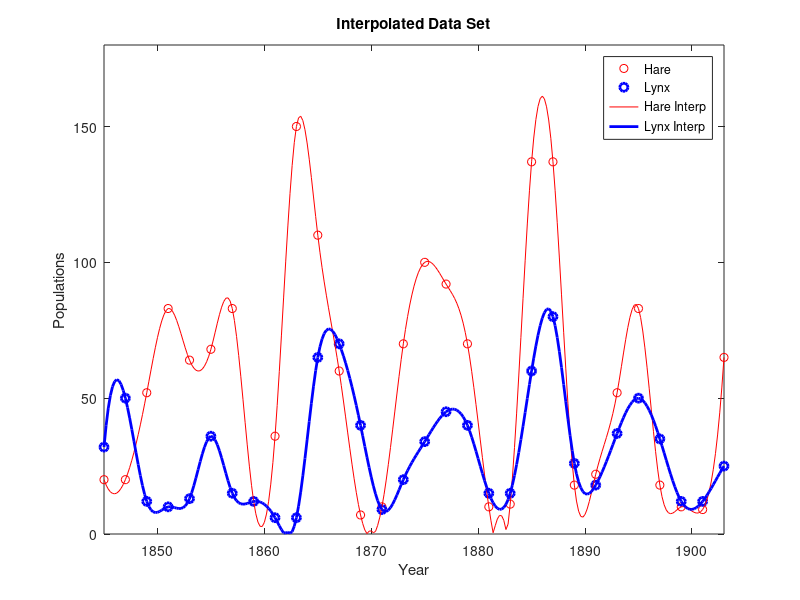
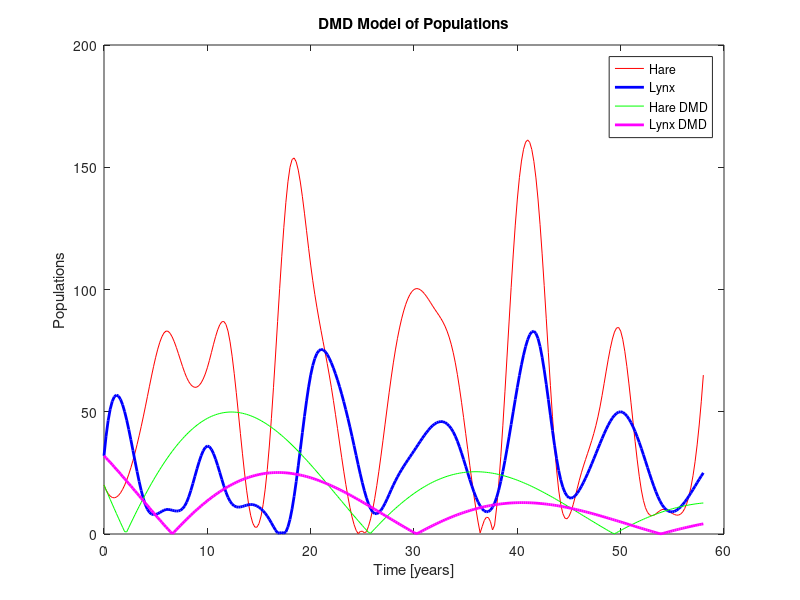
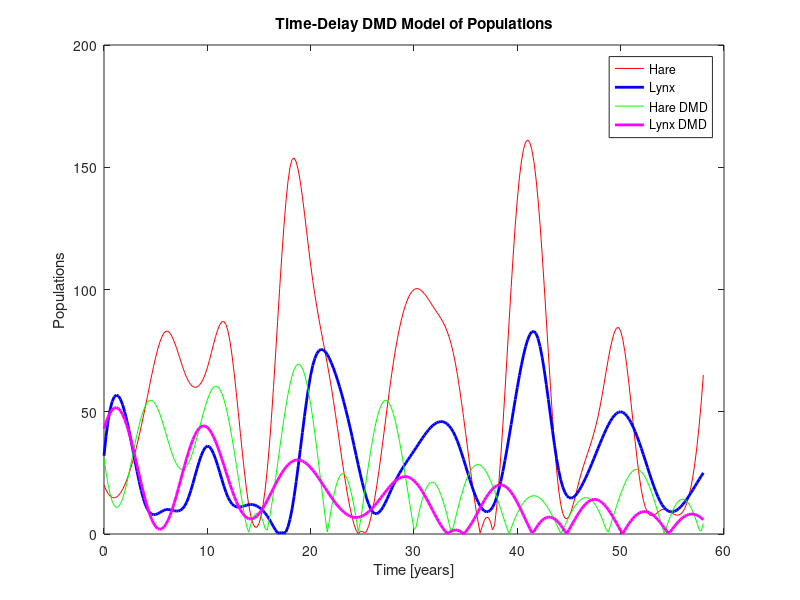

MATLAB code for these plots, in order: (Note: this script raises an error after producing the figures.)
clear all; close all; clc

dt = 2; % time-step (2 years)
Year = 1845:dt:1903; % years (from 1845 to 1903)

% hare & lynx populations
Hare = [20 20 52 83 64 68 83 12 36 150 110 60 7 10 70 ...
    100 92 70 10 11 137 137 18 22 52 83 18 10 9 65];
Lynx = [32 50 12 10 13 36 15 12 6 6 65 70 40 9 20 ...
    34 45 40 15 15 60 80 26 18 37 50 35 12 12 25];

% interpolating the data
dt_new = 0.2; % new time-step
t = 1845:dt_new:1903; % query points for interpolation

x1 = spline(Year,Hare,t); % hare population
x2 = spline(Year,Lynx,t); % lynx population

X = [x1; x2]; % combining the data set into one matrix
t_space = 0:dt_new:t(end)-t(1); % adjusting data to go from 0 to 1903-1845

% plotting the interpolated data set
figure(1)
plot(Year,Hare,'ro',Year,Lynx,'bo','Linewidth',[2]), hold on
plot(t,abs(x1),'r',t,abs(x2),'b','Linewidth',[2])
xlabel('Year'), ylabel('Populations'), axis([1845 1903 0 180])
legend('Hare','Lynx','Hare Interp','Lynx Interp','Location','NorthEast')
title('Interpolated Data Set')

%% Part 1 (DMD Model)

X1 = X(:,1:end-1); % the 1 through n-1 terms
X2 = X(:,2:end); % the 2 through n terms

[U2,Sigma2,V2] = svd(X1,'econ'); % computing the svd of the data

% plotting the svs to find the rank (r = 2)
figure(), plot(diag(Sigma2)/sum(diag(Sigma2)),'ro'), axis([0 2.5 0 1])

% computing eigenvalues
r = 2; % the rank of the svd
U = U2(:,1:r); Sigma = Sigma2(1:r,1:r); V = V2(:,1:r); % truncating (r=2)
Atilde = (U')*X2*V/Sigma;
[W,D] = eig(Atilde);
Phi = X2*V/Sigma*W;

mu = diag(D); % taking the eigenvalues
omega = log(mu)/dt_new;

u0 = X(:,1); % initial conditions
y0 = Phi\u0; % pseudo-inverse of initial conditions

% finding the dmd modes
u_modes = zeros(r,length(t_space));
for iter = 1:length(t_space)
    u_modes(:,iter) =(y0.*exp(omega*t_space(iter)));
end
u_dmd = Phi*u_modes; % computing the dmd

hare_dmd1 = real(u_dmd(1,:)); % hare population dmd
lynx_dmd1 = real(u_dmd(2,:)); % lynx population dmd

% plotting the dmd of the populations versus the original data
figure(2)
plot(t_space,abs(x1),'r',t_space,abs(x2),'b','Linewidth',[2]), hold on
plot(t_space,abs(hare_dmd1),'g',t_space,abs(lynx_dmd1),'m','Linewidth',[2])
xlabel('Time [years]'), ylabel('Populations')
legend('Hare','Lynx','Hare DMD','Lynx DMD','Location','NorthEast')
title('DMD Model of Populations')

%% Part 2 (Time-Delay DMD Model)

embeddings = 25; % number of time-delay embeddings

H = []; % hankel matrix
for i = 1:embeddings
    h = x1(i:end-(embeddings-i)); % row from hare population
    l = x2(i:end-(embeddings-i)); % row from lynx population
    H = [H; h; l]; % storing hare & lynx in 2 rows of the hankel matrix
end

X1 = H(:,1:end-1); % the 1 through n-1 terms
X2 = H(:,2:end); % the 2 through n terms

[U2,Sigma2,V2] = svd(X1,'econ'); % computing svd of hankel matrix

% plotting the svs to find the rank (r = 6)
figure(), plot(diag(Sigma2)/sum(diag(Sigma2)),'ro','Linewidth',[2])
xlabel('Singular Values'), ylabel('Variance'), title('Singular Value Spectrum')

% computing eigenvalues
r = 6; % the rank of the svd
U = U2(:,1:r); Sigma = Sigma2(1:r,1:r); V = V2(:,1:r); % truncating (r=6)
Atilde = (U')*X2*V/Sigma;
[W,D] = eig(Atilde);
Phi = X2*V/Sigma*W;

mu = diag(D); % taking the eigenvalues
omega = log(mu)/dt_new;

u0 = H(:,1); % initial conditions
y0 = Phi\u0; % pseudo-inverse of initial conditions

% finding the dmd modes
u_modes = zeros(r,length(t_space));
for iter = 1:length(t_space)
    u_modes(:,iter) =(y0.*exp(omega*t_space(iter)));
end
u_dmd = Phi*u_modes; % computing the dmd

hare_dmd2 = real(u_dmd(1,:)); % hare population dmd
lynx_dmd2 = real(u_dmd(2,:)); % lynx population dmd

% plotting the dmd of the populations versus the original data
figure(3)
plot(t_space,abs(x1),'r',t_space,abs(x2),'b','Linewidth',[2]), hold on
plot(t_space,abs(hare_dmd2),'g',t_space,abs(lynx_dmd2),'m','Linewidth',[2])
xlabel('Time [years]'), ylabel('Populations')
legend('Hare','Lynx','Hare DMD','Lynx DMD','Location','NorthEast')
title('Time-Delay DMD Model of Populations')

%% Part 3 (Lotka-Volterra)

b = 1; p = 0; r = -0.001; d = 1; % initial guess for LV parameters
[t0,ut] = ode45('rhs_dyn',t_space,X,b,p,r,d); % LV model rhs

x1_lv = ut(:,292:end); % hare population
x2_lv = ut(:,1:291); % lynx population

n = length(t0);
% computing the derivative using central difference
for j = 2:n-1
    x1dot(j-1) = (x1_lv(j+1) - x1_lv(j-1))/(2*dt_new); % hare population
    x2dot(j-1) = (x2_lv(j+1) - x2_lv(j-1))/(2*dt_new); % lynx population
end

% setting data to be the same size as its derivative
x1s = x1_lv(2:n-1); % hare population
x2s = x2_lv(2:n-1); % lynx population

% building library matrix A with x1, x2, & x1*x2
A = [x1s; x2s; x1s.*x2s];

% solving Ax = b using pinv
xi1 = (pinv(A).')*(x1dot.'); % hare population
xi2 = (pinv(A).')*(x2dot.'); % lynx population

% plotting the coefficients from pinv
figure(4)
subplot(2,1,1), bar(xi1) % hare population
xlabel('Functions'), ylabel('Coefficient')
title('Weights for Hare Population (Pinv)')
subplot(2,1,2), bar(xi2) % lynx population
xlabel('Functions'), ylabel('Coefficient')
title('Weights for Lynx Population (Pinv)')

% computing best fit for hare population
hf = xi1(1)*x1 + xi1(2)*x2 + xi1(3)*x1.*x2;

% computing best fit for lynx population
lf = xi2(1)*x1 + xi2(2)*x2 + xi2(3)*x1.*x2;

% plotting the LV model fit versus the original data
figure(5)
plot(t_space,abs(x1),'r',t_space,abs(x2),'b','Linewidth',[2]), hold on
plot(t_space,abs(hf),'g',t_space,abs(lf),'m','Linewidth',[2])
xlabel('Time [years]'), ylabel('Populations')
legend('Hare','Lynx','Hare LV','Lynx LV','Location','NorthEast')
title('Lotka-Volterra Model of Populations (Pinv)')

%% Part 4 (Best Fit Using Lasso & Ridge Regression)

% LASSO

bl = 1; pl = 0; rl = -0.005; dl = 0; % initial guess for lasso parameters
[t0_l,ut_l] = ode45('rhs_dyn',t_space,X,bl,pl,rl,dl); % LV model (lasso)

x1_l = ut_l(:,292:end); % hare population
x2_l = ut_l(:,1:291); % lynx population

n_l = length(t0_l);
% computing the derivative using central difference
for j = 2:n_l-1
    x1dot_l(j-1) = (x1_l(j+1) - x1_l(j-1))/(2*dt_new); % hare population
    x2dot_l(j-1) = (x2_l(j+1) - x2_l(j-1))/(2*dt_new); % lynx population
end

% setting data to be the same size as its derivative
x1s_l = x1_l(2:n_l-1); % hare population
x2s_l = x2_l(2:n_l-1); % lynx population

% building library matrix A
A_l = [x1s_l; x2s_l; x1s_l.^2; x1s_l.*x2s_l; x2s_l.^2; x1s_l.^3; ...
    (x1s_l.^2).*x2s_l; (x2s_l.^2).*x1s_l; x2s_l.^3; sin(x1s_l); ...
    cos(x1s_l); sin(x2s_l); cos(x2s_l); sin(x1s_l).*cos(x2s_l); ...
    cos(x1s_l).*sin(x2s_l)];

% solving Ax = b using lasso method
[xi1_l,~] = lasso(A_l',x1dot_l.','Lambda',0.025); % hare population
[xi2_l,~] = lasso(A_l',x2dot_l.','Lambda',0.025); % lynx population

% plotting the coefficients from lasso
figure(6)
subplot(2,1,1), bar(xi1_l) % hare population
xlabel('Functions'), ylabel('Coefficient')
title('Weights for Hare Population (Lasso)')
subplot(2,1,2), bar(xi2_l) % lynx population
xlabel('Functions'), ylabel('Coefficient')
title('Weights for Lynx Population (Lasso)')

% computing best fit for hare population
hf_l = xi1_l(1)*x1 + xi1_l(2)*x2 + xi1_l(3)*x1.^2 + xi1_l(4)*(x1.*x2) ...
    + xi1_l(5)*x2.^2 + xi1_l(6)*x1.^3 + xi1_l(7)*(x1.^2).*x2 ...
    + xi1_l(8)*(x2.^2).*x1 + xi1_l(9)*x2.^3 + xi1_l(10)*sin(x1) ...
    + xi1_l(11)*cos(x1) + xi1_l(12)*sin(x2) + xi1_l(13)*cos(x2) ...
    + xi1_l(14)*(sin(x1).*cos(x2)) + xi1_l(15)*(cos(x1).*sin(x2));

% computing best fit for lynx population
lf_l = xi2_l(1)*x1 + xi2_l(2)*x2 + xi2_l(3)*x1.^2 + xi2_l(4)*(x1.*x2) ...
    + xi2_l(5)*x2.^2 + xi2_l(6)*x1.^3 + xi2_l(7)*(x1.^2).*x2 ...
    + xi2_l(8)*(x2.^2).*x1 + xi2_l(9)*x2.^3 + xi2_l(10)*sin(x1) ...
    + xi2_l(11)*cos(x1) + xi2_l(12)*sin(x2) + xi2_l(13)*cos(x2) ...
    + xi2_l(14)*(sin(x1).*cos(x2)) + xi2_l(15)*(cos(x1).*sin(x2));

% plotting the LV model fit versus the original data
figure(7)
plot(t_space,abs(x1),'r',t_space,abs(x2),'b','Linewidth',[2]), hold on
plot(t_space,abs(hf_l),'g',t_space,abs(lf_l),'m','Linewidth',[2])
xlabel('Time [years]'), ylabel('Populations')
legend('Hare','Lynx','Hare LV','Lynx LV','Location','NorthEast')
title('Lotka-Volterra Model of Populations (Lasso)')

% RIDGE

br = 1; pr = 0; rr = 0; dr = -0.001; % initial guess for ridge parameters
[t0_r,ut_r] = ode45('rhs_dyn',t_space,X,br,pr,rr,dr); % LV model (ridge)

x1_r = ut_r(:,292:end); % hare population
x2_r = ut_r(:,1:291); % lynx population

n_r = length(t0_l);
% computing the derivative using central difference
for j = 2:n_r-1
    x1dot_r(j-1) = (x1_r(j+1) - x1_r(j-1))/(2*dt_new); % hare population
    x2dot_r(j-1) = (x2_r(j+1) - x2_r(j-1))/(2*dt_new); % lynx population
end

% setting data to be the same size as its derivative
x1s_r = x1_r(2:n_r-1); % hare population
x2s_r = x2_r(2:n_r-1); % lynx population

% building library matrix A
A_r = [x1s_r; x2s_r; x1s_r.^2; x1s_r.*x2s_r; x2s_r.^2; x1s_r.^3; ...
    (x1s_r.^2).*x2s_r; (x2s_r.^2).*x1s_r; x2s_r.^3; sin(x1s_r); ...
    cos(x1s_r); sin(x2s_r); cos(x2s_r); sin(x1s_r).*cos(x2s_r); ...
    cos(x1s_r).*sin(x2s_r)];

% solving Ax = b using ridge method
xi1_r = ridge(x1dot_r.',A_r',0.025); % hare population
xi2_r = ridge(x2dot_r.',A_r',0.025); % lynx population

% plotting the coefficients from ridge
figure(8)
subplot(2,1,1), bar(xi1_r) % hare population
xlabel('Functions'), ylabel('Coefficient')
title('Weights for Hare Population (Ridge)')
subplot(2,1,2), bar(xi2_r) % lynx population
xlabel('Functions'), ylabel('Coefficient')
title('Weights for Lynx Population (Ridge)')

% computing best fit for hare population
hf_r = xi1_r(1)*x1 + xi1_r(2)*x2 + xi1_r(3)*x1.^2 + xi1_r(4)*(x1.*x2) ...
    + xi1_r(5)*x2.^2 + xi1_r(6)*x1.^3 + xi1_r(7)*(x1.^2).*x2 ...
    + xi1_r(8)*(x2.^2).*x1 + xi1_r(9)*x2.^3 + xi1_r(10)*sin(x1) ...
    + xi1_r(11)*cos(x1) + xi1_r(12)*sin(x2) + xi1_r(13)*cos(x2) ...
    + xi1_r(14)*(sin(x1).*cos(x2)) + xi1_r(15)*(cos(x1).*sin(x2));

% computing best fit for lynx population
lf_r = xi2_r(1)*x1 + xi2_r(2)*x2 + xi2_r(3)*x1.^2 + xi2_r(4)*(x1.*x2) ...
    + xi2_r(5)*x2.^2 + xi2_r(6)*x1.^3 + xi2_r(7)*(x1.^2).*x2 ...
    + xi2_r(8)*(x2.^2).*x1 + xi2_r(9)*x2.^3 + xi2_r(10)*sin(x1) ...
    + xi2_r(11)*cos(x1) + xi2_r(12)*sin(x2) + xi2_r(13)*cos(x2) ...
    + xi2_r(14)*(sin(x1).*cos(x2)) + xi2_r(15)*(cos(x1).*sin(x2));

% plotting the LV model fit versus the original data
figure(9)
plot(t_space,abs(x1),'r',t_space,abs(x2),'b','Linewidth',[2]), hold on
plot(t_space,abs(hf_r),'g',t_space,abs(lf_r),'m','Linewidth',[2])
xlabel('Time [years]'), ylabel('Populations')
legend('Hare','Lynx','Hare LV','Lynx LV','Location','NorthEast')
title('Lotka-Volterra Model of Populations (Ridge)')

%% Part 5 (Compute KL Divergence)

Y = [abs(x1); abs(x2)]; % truth model
Y1 = [abs(hare_dmd1); abs(lynx_dmd1)]; % dmd model (part 1)
Y2 = [abs(hare_dmd2); abs(lynx_dmd2)]; % time-delay dmd model (part 2)
Y3 = [abs(hf); abs(lf)]; % pinv model (part 3)
Y4 = [abs(hf_l); abs(lf_l)]; % lasso model (part 4.1)
Y5 = [abs(hf_r); abs(lf_r)]; % ridge model (part 4.2)

% generate PDFs
fa = hist(Y(1,:),t_space)+dt_new; fb = hist(Y(2,:),t_space)+dt_new; f = [fa; fb]; % truth model
g1a = hist(Y1(1,:),t_space)+dt_new; g1b = hist(Y1(2,:),t_space)+dt_new; g1 = [g1a; g1b]; % dmd model
g2a = hist(Y2(1,:),t_space)+dt_new; g2b = hist(Y2(2,:),t_space)+dt_new; g2 = [g2a; g2b]; % time-delay dmd model
g3a = hist(Y3(1,:),t_space)+dt_new; g3b = hist(Y3(2,:),t_space)+dt_new; g3 = [g3a; g3b]; % pinv model
g4a = hist(Y4(1,:),t_space)+dt_new; g4b = hist(Y4(2,:),t_space)+dt_new; g4 = [g4a; g4b]; % lasso model
g5a = hist(Y5(1,:),t_space)+dt_new; g5b = hist(Y5(2,:),t_space)+dt_new; g5 = [g5a; g5b]; % ridge model

% normalize data
f = [f(1,:)/trapz(t_space,f(1,:)); f(2,:)/trapz(t_space,f(2,:))]; % truth model
g1 = [g1(1,:)/trapz(t_space,g1(1,:)); g1(2,:)/trapz(t_space,g1(2,:))]; % dmd model
g2 = [g2(1,:)/trapz(t_space,g2(1,:)); g2(2,:)/trapz(t_space,g2(2,:))]; % time-delay dmd model
g3 = [g3(1,:)/trapz(t_space,g3(1,:)); g3(2,:)/trapz(t_space,g3(2,:))]; % pinv model
g4 = [g4(1,:)/trapz(t_space,g4(1,:)); g4(2,:)/trapz(t_space,g4(2,:))]; % lasso model
g5 = [g5(1,:)/trapz(t_space,g5(1,:)); g5(2,:)/trapz(t_space,g5(2,:))]; % ridge model

% plotting normalized PDF's
figure(10)
plot(t_space,f(1,:),'r',t_space,f(2,:),'b','Linewidth',[1.5]), hold on % truth model
plot(t_space,g1(1,:),'g',t_space,g1(2,:),'m','Linewidth',[1.5]), hold on % dmd model
plot(t_space,g2(1,:),'k',t_space,g2(2,:),'y','Linewidth',[1.5]), hold on % time-delay dmd model
plot(t_space,g3(1,:),'r--',t_space,g3(2,:),'b--','Linewidth',[1.5]), hold on % pinv model
plot(t_space,g4(1,:),'g--',t_space,g4(2,:),'m--','Linewidth',[1.5]), hold on % lasso model
plot(t_space,g5(1,:),'k--',t_space,g5(2,:),'y--','Linewidth',[1.5]) % ridge model
xlabel('Time [years]'), ylabel('Probability Distribution')
legend('Hare','Lynx','DMD (Hare)','DMD (Lynx)','Time-Delay DMD (Hare)',...
    'Time-Delay DMD (Lynx)','Pinv (Hare)','Pinv (Lynx)','Lasso (Hare)',...
    'Lasso (Lynx)','Ridge (Hare)','Ridge (Lynx)','Location','EastOutside')
title('Normalized PDFs of the Models'), axis([0 58 0 0.15])

% compute integrand
Int1a = f(1,:).*log(f(1,:)./g1(1,:)); Int1b = f(2,:).*log(f(2,:)./g1(2,:)); Int1 = [Int1a; Int1b]; % dmd model
Int2a = f(1,:).*log(f(1,:)./g2(1,:)); Int2b = f(2,:).*log(f(2,:)./g2(2,:)); Int2 = [Int2a; Int2b]; % time-delay dmd model
Int3a = f(1,:).*log(f(1,:)./g3(1,:)); Int3b = f(2,:).*log(f(2,:)./g3(2,:)); Int3 = [Int3a; Int3b]; % pinv model
Int4a = f(1,:).*log(f(1,:)./g4(1,:)); Int4b = f(2,:).*log(f(2,:)./g4(2,:)); Int4 = [Int4a; Int4b]; % lasso model
Int5a = f(1,:).*log(f(1,:)./g5(1,:)); Int5b = f(2,:).*log(f(2,:)./g5(2,:)); Int5 = [Int5a; Int5b]; % ridge model

% KL divergence
I1a = trapz(t_space,Int1(1,:)); I1b = trapz(t_space,Int1(2,:)); I1 = [I1a; I1b]; % dmd model
I2a = trapz(t_space,Int2(1,:)); I2b = trapz(t_space,Int2(2,:)); I2 = [I2a; I2b]; % time-delay dmd model
I3a = trapz(t_space,Int3(1,:)); I3b = trapz(t_space,Int3(2,:)); I3 = [I3a; I3b]; % pinv model
I4a = trapz(t_space,Int4(1,:)); I4b = trapz(t_space,Int4(2,:)); I4 = [I4a; I4b]; % lasso model
I5a = trapz(t_space,Int5(1,:)); I5b = trapz(t_space,Int5(2,:)); I5 = [I5a; I5b]; % ridge model

% plotting KL divergence
figure(11)
bar_x = categorical({'Hare','Lynx'}); % x-axis of bar graph
bar_y = [I1(1,:) I2(1,:) I3(1,:) I4(1,:) I5(1,:);...
    I1(2,:) I2(2,:) I3(2,:) I4(2,:) I5(2,:)]; % y-axis of bar graph
bar(bar_x, bar_y), ylabel('Magnitude'), title('KL Divergence of the Best Fit Models')
legend('DMD','Time-Delay DMD','Pinv','Lasso','Ridge','Location','NorthEast')

%% Part 6 (Compare AIC & BIC Scores)

% loading PDF's
Z1 = g2; % normalized PDF of time-delay dmd model
Z2 = g3; % normalized PDF of pinv model
Z3 = g5; % normalized PDF of ridge model

% computing log-likelihood
L1a = sum(log(Z1(1,:))); L1b = sum(log(Z1(2,:))); L1 = [L1a; L1b]; % time-delay dmd model
L2a = sum(log(Z2(1,:))); L2b = sum(log(Z2(2,:))); L2 = [L2a; L2b]; % pinv model
L3a = sum(log(Z3(1,:))); L3b = sum(log(Z3(2,:))); L3 = [L3a; L3b]; % ridge model

% number of parameters
k1 = 2; % time-delay dmd model (rank & dt_new)
k2 = 7; % pinv model (b, r, d, dt_new, & 3 A coefficients)
k3 = 19; % ridge model (b, d, dt_new, lambda, & 15 A coefficients)

% computing AIC scores
aic1a = 2*k1 - 2*L1(1); aic1b = 2*k1 - 2*L1(2); aic1 = [aic1a; aic1b]; % time-delay dmd model
aic2a = 2*k2 - 2*L2(1); aic2b = 2*k2 - 2*L2(2); aic2 = [aic2a; aic2b]; % pinv model
aic3a = 2*k3 - 2*L3(1); aic3b = 2*k3 - 2*L3(2); aic3 = [aic3a; aic3b]; % ridge model

% plotting AIC scores
figure(12)
aic_x = categorical({'Hare','Lynx'}); % x-axis of bar graph
aic_y = [aic1(1) aic2(1) aic3(1); aic1(2) aic2(2) aic3(2)]; % y-axis of bar graph
bar(aic_x, aic_y), ylabel('Scores'), title('AIC Scores')
legend('Time-Delay DMD','Pinv','Ridge','Location','EastOutside')

n = length(t_space); % sample size

% computing BIC scores
bic1a = k1*log(n) - 2*L1(1); bic1b = k1*log(n) - 2*L1(2); bic1 = [bic1a; bic1b]; % time-delay dmd model
bic2a = k2*log(n) - 2*L2(1); bic2b = k2*log(n) - 2*L2(2); bic2 = [bic2a; bic2b]; % pinv model
bic3a = k3*log(n) - 2*L3(1); bic3b = k3*log(n) - 2*L3(2); bic3 = [bic3a; bic3b]; % ridge model

% plotting BIC scores
figure(13)
bic_x = categorical({'Hare','Lynx'}); % x-axis of bar graph
bic_y = [bic1(1) bic2(1) bic3(1); bic1(2) bic2(2) bic3(2)]; % y-axis of bar graph
bar(bic_x, bic_y), ylabel('Scores'), title('BIC Scores')
legend('Time-Delay DMD','Pinv','Ridge','Location','EastOutside')